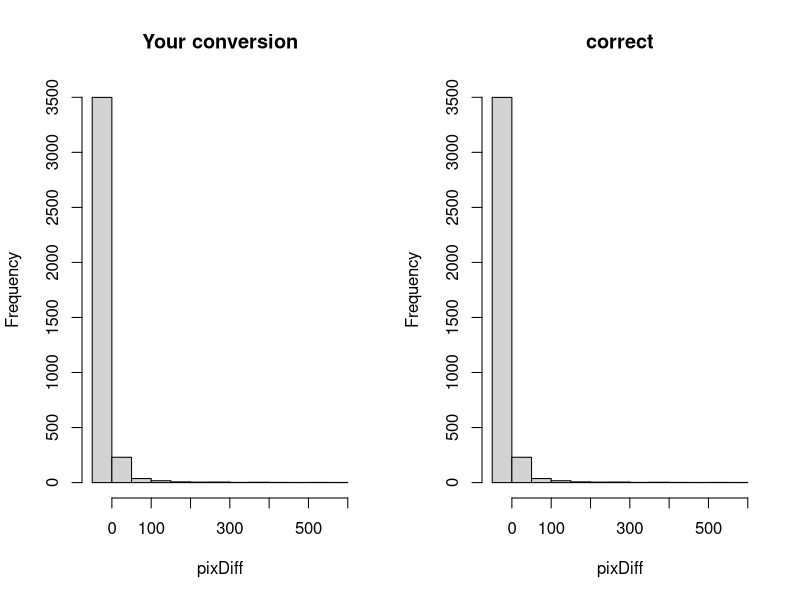
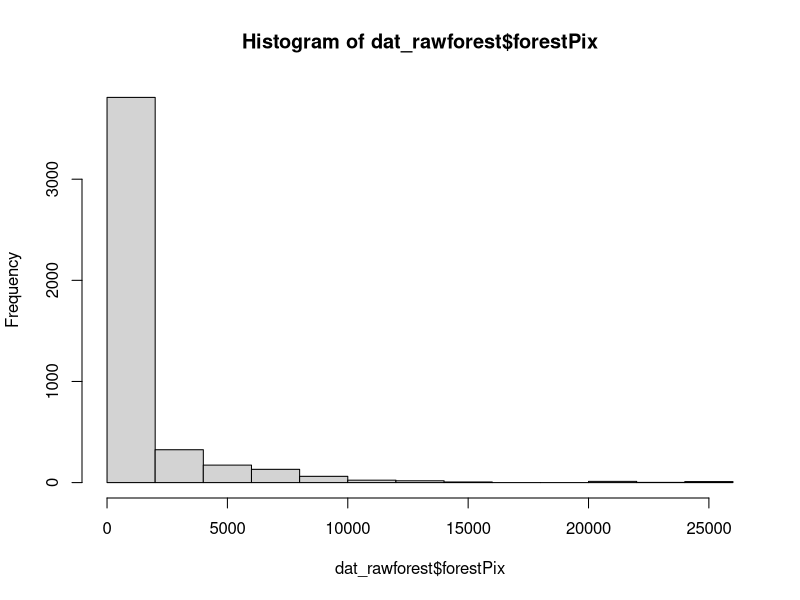
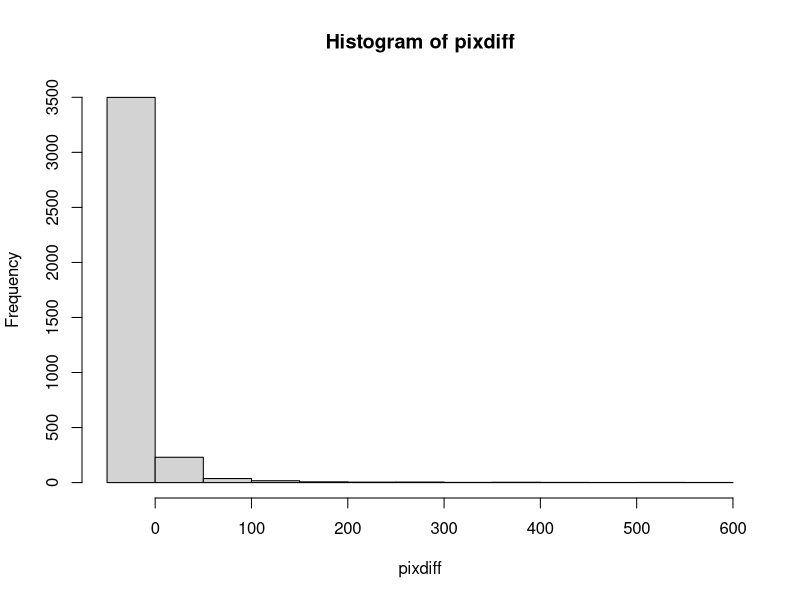
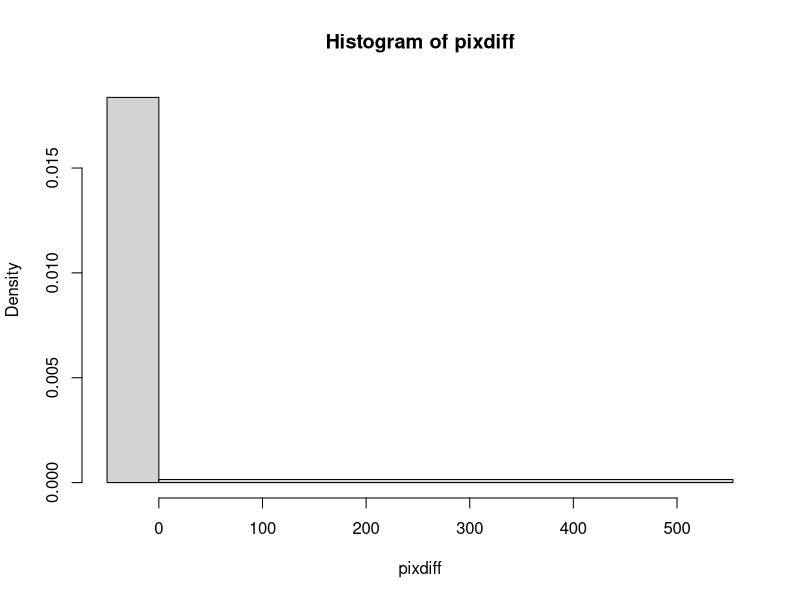
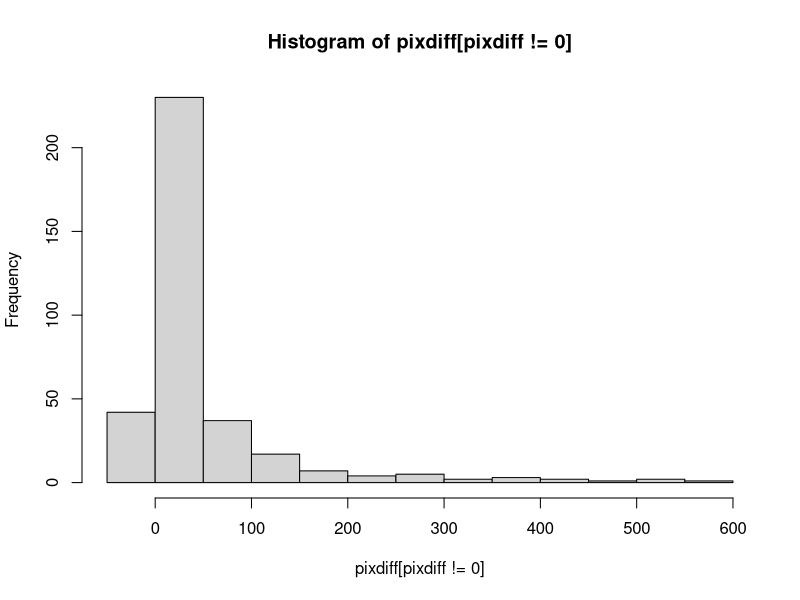
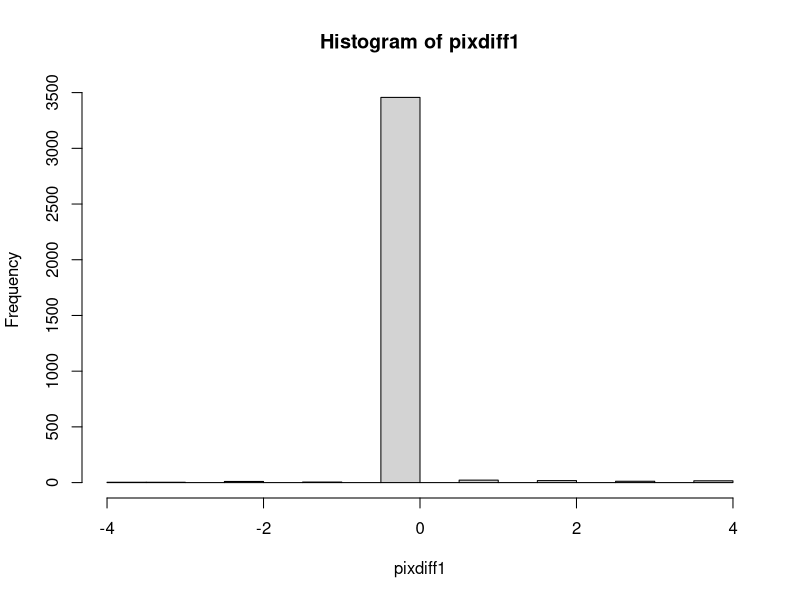

Recreate these plots in R, in order. (Note: this script raises an error after producing the figures.)
library(tidyverse)

# Load raw data
dat_raw_10_15 <- read.csv("CCI_ForCov_CommuneForest_2010-15.csv", header = TRUE)
str(dat_raw_10_15)
head(dat_raw_10_15)

# Split into two dfs
forestPix <- dat_raw_10_15[ ,c(1:3,5,7,9,11,13)]
str(forestPix)

pixDiff <- dat_raw_10_15[ ,c(1:2,4,6,8,10,12,14)]
str(pixDiff)
head(pixDiff)

# Get into tidy format
forestPix <- forestPix %>% 
  gather(key = Year, value = forestPix, X2010:X2015) 
str(forestPix)
head(forestPix)

pixDiff <- pixDiff %>% gather(key = Year, value = pixDiff, diffPix:diffPix.5)
head(pixDiff)
str(pixDiff)

# Add year to pixDiff to match forestPix
years <- c("X2010", "X2011", "X2012", "X2013", "X2014", "X2015")
years1 <- rep(years, each = 768)

pixDiff$Year <- years1
str(pixDiff)      
pixDiff[765:770,]
forestPix[765:770,]

# Merge forestPix and diffPix
dat_rawforest <- cbind(forestPix, pixDiff)
str(dat_rawforest)
head(dat_rawforest)

# Check the order is correct
dat_rawforest[1533:1540,]

# Remove duplicate columns
dat_rawforest <- dat_rawforest[,-c(5:7)]

# Remove "X" in year
dat_rawforest$Year <- substr(dat_rawforest$Year, start = 2, stop = 5)

# re-order columns
dat_rawforest <- dat_rawforest %>% select(Year,CommCode,Commune,forestPix,pixDiff)

# re-order rows so that they go 2010,2011,2012...etc 
dat_rawforest <- dat_rawforest[order(dat_rawforest$Commune, dat_rawforest$CommCode),]

head(dat_rawforest)

############
###
### So to expediate things, I've taken ALL of the above manipulations for granted and have just assumed that the
### resulting data frame has the correct working values... probably best to carefully check this is the case; see issues
### below.
###
############

library(lme4)

# Remove 5 communes that have 0 forest in 2010 (not sure how they slipped through the net)
dat_rawforest <- dat_rawforest %>% 
                  filter(!CommCode %in% c(40102,40105,150206,150208,150302))

# changing pixDiff to numeric 
# dat_rawforest$pixDiff <- as.numeric(dat_rawforest$pixDiff)

### Commented out!
### Somewhat of a massive issue here; the above statements translates the level names to numeric,
###  not the text values. This is completely different! 
### Worst is that by using your code above, al of the zero's change to 1's, but further very funny business
###  happens to a lot of the other values... Have a look at what happens when you put the original,
###  your version, and the correct conversion, next to each other in a table:

head(data.frame(orig=dat_rawforest$pixDiff, 
           yours=as.numeric(dat_rawforest$pixDiff), 
           correct=as.numeric(as.vector(dat_rawforest$pixDiff))), 50)
### I think the problem here is that because of your explicit 'na' values in the original data, and/or because
###  of tidyverse's witchcraft above, dat_rawforest$pixDiff is a factor, not a vector. When this is directly
###  translated to a numeric vector, R just uses the factor level names, not their text value, as the number!

### Here is the issue in histogram form:
par(mfrow=c(1,2))
hist(as.numeric(dat_rawforest$pixDiff), main='Your conversion', xlab='pixDiff')
hist(as.numeric(as.vector(dat_rawforest$pixDiff)), main='correct', xlab='pixDiff')
par(mfrow=c(1,1))

### So this is the most effective way of achieving what I think you want to achieve:
dat_rawforest$pixDiff <- as.numeric(as.vector(dat_rawforest$pixDiff))
### Note vectorise first, then make numeric.
### It's great and highly recommended to do these manipulations in R, but BE CAREFUL!
### I would always - always! - cross check that your manipulations actually do what you think they do-
### just print out a .csv of the resulting re-worked data every once in a while, and check directly.
### Best to do this at a number of different stages.


# Histogram of original forest cover
hist(dat_rawforest$forestPix)

# Pulling out the differences in pixels (pixDiff) for now just so I don't mess around with the main dataframe by 
# deleting NAs etc.
### Edited as per above:
pixdiff <- dat_rawforest$pixDiff 
#pixdiff <- na.omit(pixdiff) 
### Instead of the above (result of which leaves you with some crap inside the resulting vector)
###  this is a neater way of doing the same thing (basically, is.na() gives a logical vector for which values are NA,
###  by putting a ! infront you turn it around - ie. which values are NOT na - and then use that vector to subset:
pixdiff <- pixdiff[!is.na(pixdiff)]

hist(pixdiff)
hist(pixdiff, breaks = c(-50,0,554))
### Try looking at just the non-zero differences:
hist(pixdiff[pixdiff!=0])

summary(pixdiff)

# try truncating the data
pixdiff1 <- pixdiff[pixdiff >-5 & pixdiff <5] 
hist(pixdiff1)

### Perhaps more importantly than the above, I would also be very careful about an approach where you extract a single
### column to work on separately - it's easy to forget which manipulations you end up doing with this one. I would
### strongly suggest just working with a copy of the dataset instead. Also, you worry about 'deleting NA's' - I don't
### think that would be a problem, actually? Because, where pixDiff==NA, there was no prior year to calculate a
### difference from - so arguably, you can't use those rows anyway (except for needing the previous year forest cover
### value later on)... So lets make a copy of dat_rawforest and work with that one. This'll make it easier to work with
### the offset and models later.
dat_forest <- dat_rawforest

dat_forest$CommCode <- factor(dat_forest$CommCode)

dat_forest_new <- as.data.frame(NULL)
for(i in 1:nlevels(dat_forest$CommCode)) {
  temp <- dat_forest[dat_forest$CommCode==levels(dat_forest$CommCode)[i],]
  temp2 <- c(NA,temp$forestPix)
  temp2 <- temp2[1:length(temp2)-1]
  temp <- cbind(temp, temp2)
  dat_forest_new <- rbind(dat_forest_new, temp)
}
names(dat_forest_new)[6] <- 'prevForest'
dat_forest_new <- dat_forest_new[!is.na(dat_forest_new$pixDiff),]



### OK so on this basis I'm almost 100% sure that if this is what your response variable is going to be,
###  we'll need some way of explicitly dealing with the zero cases; just because there are so many of them...
###
### Probably need to discuss this, but one option (simplest) would be to just focus the analysis on those cases
###  (years, communes) where ANY forest was lost in the first place (so in the case of the pixDiff variable), all cases
###  that are >0. Basically this would give a model for predicting the magnitude of forest loss, where it occurs.
### Crucially, the model wouldn't be able to predict whether or not loss would occur, as a function of its predictors.
### I think the only possible other alternative would be to use some form of zero-inflated model; i.e. have a component
###  of the model that models zero loss (or gain) vs. loss, and a separate component that predicts the amount of loss,
###  where there is any.

### In terms of the offset, so the important point - I think - is that for any given year, say 2014, you want to predict
###  the amount of forest loss relative to total forest cover in 2013... so the previous, not the current year?

dat_forest_new$yr <- as.numeric(dat_forest_new$Year)-2000
dat_forest_new <- dat_forest_new[!is.na(dat_forest_new$pixDiff),]

jm_M1 <- lmer(pixDiff ~ 1 + (1|CommCode) + (1|Year), offset = prevForest, data=dat_forest_new)

jm_M3 <- lmer(pixDiff ~ 1 + (yr|CommCode), offset = prevForest, data=dat_forest_new)

jm_M4 <- lmer(pixDiff ~ 1 + (1|CommCode), offset = prevForest, data=dat_forest_new)

jm_M5 <- glmmadmb(pixDiff ~ 1 + (yr|CommCode) + offset(prevForest), data=dat_forest_new, family='nbinom1',
                  zeroInflation=T, admb.opts=admbControl(maxfn=10000, imaxfn=10000))





# Model 1 - offset = original amount of forest in 2010
M1 <- lmer(pixDiff ~ 1 + (1|Commune) + (1|Year), offset = forestPix, data=dat_rawforest)
summary(M1)

plot(residuals(M1))
hist(residuals(M1))

# create offset which is raw forest cover difference / original raw forest cover
dat_rawforest <- dat_rawforest %>% 
                  mutate(offset = pixDiff/forestPix)

# Model 2 - offset = raw forest cover difference / original raw forest cover
M2 <- lmer(pixDiff ~ 1 + (1|Commune) + (1|Year), offset = offset, data=dat_rawforest)
summary(M2)
plot(residuals(M2))
hist(residuals(M2))
